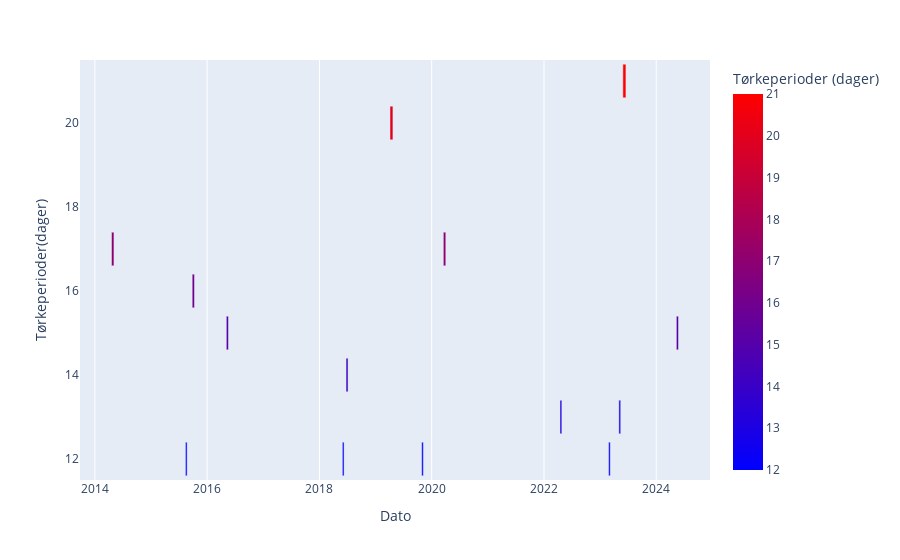

This figure's notebook cell:
### Markdown cell above
### Tørkeperioder
Grafen gir oversikt over alle tørkeperiode(dager uten nedbør) som varte over 12 kontinuerlig dager.

### Code cell
import plotly.express as px


# calculation of the dry days
def drydays(df,grense):
    count = 0
    dry_periods = [] 

    for i in range(len(df)-1):
        if df["Nedbør"][i] <= 0:
            count += 1
        else:
            if count >= grense:
                end_date = pd.to_datetime(df["Tid"][i-1]).date()
                start_date = end_date - pd.Timedelta(days=count-1)
                dry_periods.append({
                    "Start": start_date,
                    "End": end_date,
                    "Duration": count
                })
            count = 0

    return pd.DataFrame(dry_periods)




# Generate our dry days DataFrame
dry_periods_df = drydays(df, grense=12)  # Get dry periods with a minimum of 12 days

# Create a Plotly Gantt-like chart to visualize the dry periods
def plot_dry_periods(dry_periods_df):
    fig = px.timeline(
        dry_periods_df,
        x_start="Start",
        x_end="End",
        y="Duration",
        
        labels={"Duration": "Tørkeperioder (dager)", "Start": "Start Date", "End": "End Date"},
        color="Duration",  # Color by duration
        color_continuous_scale="Bluered",
        hover_data=["Start", "End", "Duration"]
    )

    fig.update_layout(
            xaxis_title="Dato",
            yaxis_title="Tørkeperioder(dager)",
            showlegend=False
        )
    fig.show()

# Call the plot function
plot_dry_periods(dry_periods_df)

### Figure 1 — Plotly figure (JSON) as saved in the notebook; plotly's stock layout.template omitted (floating-point values rounded to 4 significant figures)
{"data": [{"base": ["2014-04-19T00:00:00.000000000", "2015-08-13T00:00:00.000000000", "2015-09-26T00:00:00.000000000", "2016-05-05T00:00:00.000000000", "2018-05-30T00:00:00.000000000", "2018-06-23T00:00:00.000000000", "2019-04-05T00:00:00.000000000", "2019-10-28T00:00:00.000000000", "2020-03-17T00:00:00.000000000", "2022-04-15T00:00:00.000000000", "2023-02-25T00:00:00.000000000", "2023-05-03T00:00:00.000000000", "2023-05-29T00:00:00.000000000", "2024-05-11T00:00:00.000000000"], "hovertemplate": "Start Date=%{base}<br>End Date=%{x}<br>Tørkeperioder (dager)=%{marker.color}<extra></extra>", "legendgroup": "", "marker": {"color": [17, 12, 16, 15, 12, 14, 20, 12, 17, 13, 12, 13, 21, 15], "coloraxis": "coloraxis", "pattern": {"shape": ""}}, "name": "", "orientation": "h", "showlegend": false, "textposition": "auto", "type": "bar", "x": [1382400000, 950400000, 1296000000, 1209600000, 950400000, 1123200000, 1641600000, 950400000, 1382400000, 1036800000, 950400000, 1036800000, 1728000000, 1209600000], "xaxis": "x", "y": [17, 12, 16, 15, 12, 14, 20, 12, 17, 13, 12, 13, 21, 15], "yaxis": "y"}], "layout": {"barmode": "overlay", "coloraxis": {"colorbar": {"title": {"text": "Tørkeperioder (dager)"}}, "colorscale": [[0, "rgb(0,0,255)"], [1, "rgb(255,0,0)"]]}, "legend": {"tracegroupgap": 0}, "margin": {"t": 60}, "showlegend": false, "xaxis": {"anchor": "y", "domain": [0, 1], "title": {"text": "Dato"}, "type": "date"}, "yaxis": {"anchor": "x", "domain": [0, 1], "title": {"text": "Tørkeperioder(dager)"}}}}
